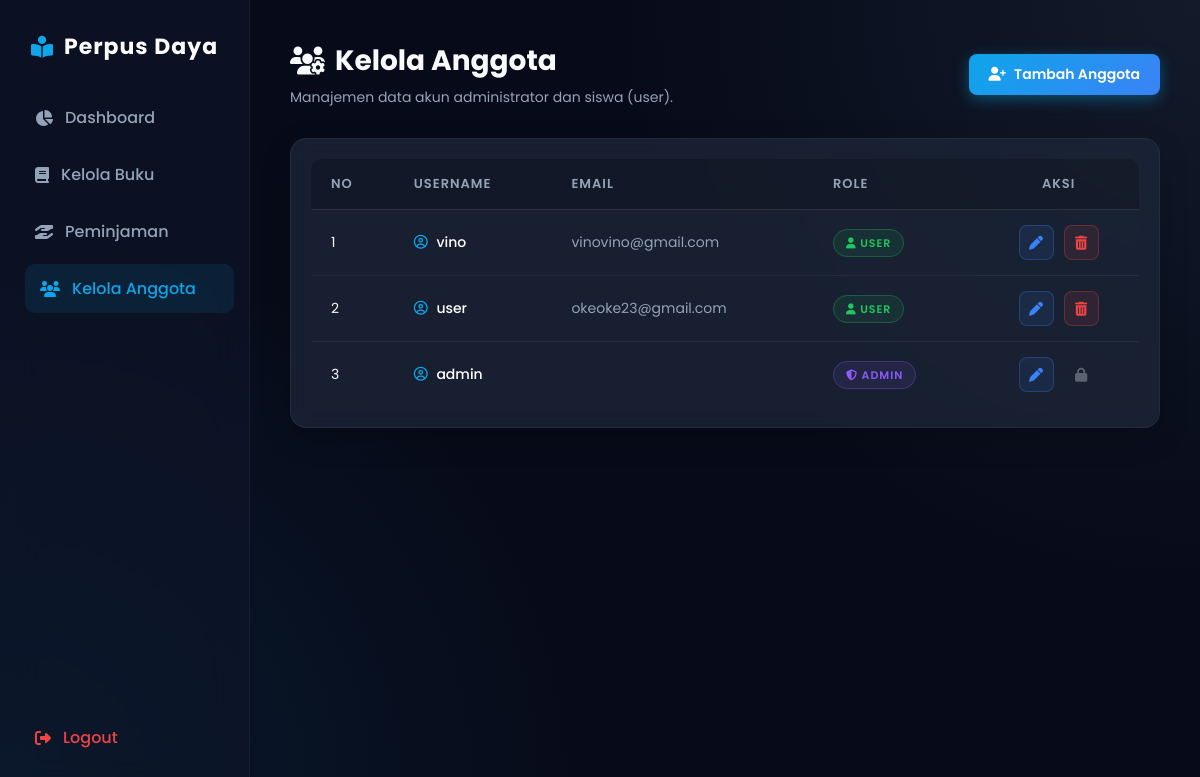
The page /admin/user.php (signed in) on the database its author committed.
### tables this page shows
CREATE TABLE `user` (
  `id` int(11) NOT NULL,
  `username` varchar(50) NOT NULL,
  `email` varchar(100) NOT NULL,
  `password` varchar(100) NOT NULL,
  `role` enum('admin','user') DEFAULT 'user'
);

### admin/user.php (the view, shortened to what this page needs)
<?php
include __DIR__."/../config/koneksi.php";
$data = mysqli_query($conn,"SELECT * FROM user ORDER BY id DESC");
?>
<!DOCTYPE html>
<html lang="id">
<head>
    <link rel="stylesheet" href="https://cdnjs.cloudflare.com/ajax/libs/font-awesome/6.4.0/css/all.min.css">
</head>
<body>
<div class="sidebar">
    <h2><i class="fa-solid fa-book-open-reader"></i> Perpus Daya</h2>
    <a href="dashboard.php"><i class="fa-solid fa-chart-pie"></i> Dashboard</a>
    <a href="buku.php"><i class="fa-solid fa-book"></i> Kelola Buku</a>
    <a href="peminjaman.php"><i class="fa-solid fa-hand-holding-hand"></i> Peminjaman</a>
    <a href="user.php" class="active"><i class="fa-solid fa-users"></i> Kelola Anggota</a>
    <a href="../logout.php" class="logout"><i class="fa-solid fa-right-from-bracket"></i> Logout</a>
</div>
<div class="main">
    <div class="header">
        <div class="header-title">
            <h2><i class="fa-solid fa-users-gear"></i> Kelola Anggota</h2>
            <p>Manajemen data akun administrator dan siswa (user).</p>
        </div>
        <a class="btn-add" href="tambah_user.php">
            <i class="fa-solid fa-user-plus"></i> Tambah Anggota
        </a>
    </div>
    <div class="table-container">
        <table>
            <thead>
                <tr>
                    <th>No</th>
                    <th>Username</th>
                    <th>Email</th>
                    <th>Role</th>
                    <th style="text-align: center;">Aksi</th>
                </tr>
            </thead>
            <tbody>
                <?php
                $no = 1;
                while($u = mysqli_fetch_assoc($data)){
                ?>
                <tr>
                    <td><?= $no++ ?></td>
                    <td style="font-weight: 500; color: white;">
                        <i class="fa-regular fa-circle-user" style="color: var(--primary); margin-right: 5px;"></i>
                        <?= htmlspecialchars($u['username']) ?>
                    </td>
                    <td style="color: var(--text-muted);"><?= htmlspecialchars($u['email']) ?></td>
                    <td>
                        <span class="role-badge <?= $u['role'] == 'admin' ? 'role-admin' : 'role-user' ?>">
                            <?= $u['role'] == 'admin' ? '<i class="fa-solid fa-shield-halved"></i> ADMIN' : '<i class="fa-solid fa-user"></i> USER' ?>
                        </span>
                    </td>
                    <td>
                        <div class="action-btns">
                            <a class="btn-action btn-edit" href="edit_user.php?id=<?= $u['id'] ?>" title="Edit">
                                <i class="fa-solid fa-pen"></i>
                            </a>
                            <?php if($u['id'] != $_SESSION['id']): ?>
                            <a class="btn-action btn-hapus" href="hapus_user.php?id=<?= $u['id'] ?>" title="Hapus" onclick="return confirm('Apakah Anda yakin ingin menghapus user ini secara permanen?')">
                                <i class="fa-solid fa-trash-can"></i>
                            </a>
                            <?php else: ?>
                            <div class="btn-action" style="opacity: 0.3; cursor: not-allowed;" title="Tidak dapat menghapus akun sendiri">
                                <i class="fa-solid fa-lock"></i>
                            </div>
                            <?php endif; ?>
                        </div>
                    </td>
                </tr>
                <?php } ?>
            </tbody>
        </table>
    </div>
</div>
</body>
</html>

### admin/user.php (style rules this page uses)
:root { --bg-dark: #070b19; --bg-panel: rgba(15, 23, 42, 0.6); --bg-card: rgba(30, 41, 59, 0.7); --primary: #0ea5e9; --primary-glow: rgba(14, 165, 233, 0.4); --text-main: #f8fafc; --text-muted: #94a3b8; --border-color: rgba(255, 255, 255, 0.05); --success: #22c55e; --danger: #ef4444; --warning: #f59e0b; --admin-badge: #8b5cf6; }
* { margin: 0; padding: 0; box-sizing: border-box; font-family: 'Poppins', sans-serif; }
body { display: flex; background: var(--bg-dark); background-image: radial-gradient(circle at top right, rgba(30, 41, 59, 0.5) 0%, transparent 40%), radial-gradient(circle at bottom left, rgba(14, 165, 233, 0.1) 0%, transparent 40%); color: var(--text-main); min-height: 100vh; overflow-x: hidden; }
.sidebar { width: 250px; height: 100vh; background: var(--bg-panel); backdrop-filter: blur(20px); -webkit-backdrop-filter: blur(20px); border-right: 1px solid var(--border-color); padding: 30px 20px; display: flex; flex-direction: column; position: sticky; top: 0; z-index: 100; }
.sidebar h2 { margin-bottom: 30px; font-size: 22px; font-weight: 700; color: white; text-align: center; letter-spacing: 1px; display: flex; align-items: center; justify-content: center; gap: 10px; }
.sidebar h2 i { color: var(--primary); }
.sidebar a { display: flex; align-items: center; gap: 12px; padding: 12px 15px; border-radius: 10px; color: var(--text-muted); text-decoration: none; margin-bottom: 8px; font-weight: 500; transition: all 0.3s ease; }
.sidebar a:hover, .sidebar a.active { background: rgba(14, 165, 233, 0.1); color: var(--primary); transform: translateX(5px); }
.logout { margin-top: auto !important; color: var(--danger) !important; }
.main { flex: 1; display: flex; flex-direction: column; padding: 40px; }
.header { display: flex; justify-content: space-between; align-items: center; margin-bottom: 30px; }
.header-title h2 { font-size: 28px; font-weight: 700; display: flex; align-items: center; gap: 10px; margin-bottom: 5px; }
.header-title p { color: var(--text-muted); font-size: 14px; }
.btn-add { background: linear-gradient(135deg, #0ea5e9, #3b82f6); color: white; padding: 10px 20px; border-radius: 8px; text-decoration: none; font-weight: 600; font-size: 14px; display: flex; align-items: center; gap: 8px; box-shadow: 0 4px 15px var(--primary-glow); transition: 0.3s; border: none; }
.table-container { background: var(--bg-card); backdrop-filter: blur(10px); border: 1px solid var(--border-color); border-radius: 16px; padding: 20px; overflow-x: auto; box-shadow: 0 10px 30px rgba(0, 0, 0, 0.2); }
table { width: 100%; border-collapse: collapse; text-align: left; }
thead { background: rgba(0, 0, 0, 0.2); }
th { padding: 15px 20px; font-size: 13px; font-weight: 600; color: var(--text-muted); text-transform: uppercase; letter-spacing: 1px; border-bottom: 1px solid rgba(255, 255, 255, 0.1); }
th:first-child { border-top-left-radius: 10px; }
th:last-child { border-top-right-radius: 10px; text-align: center; }
td { padding: 15px 20px; font-size: 14px; color: var(--text-light); border-bottom: 1px solid rgba(255, 255, 255, 0.05); transition: 0.3s; }
tbody tr:last-child td { border-bottom: none; }
.role-badge { padding: 5px 12px; border-radius: 20px; font-size: 11px; font-weight: 600; text-transform: uppercase; letter-spacing: 1px; }
.role-admin { background: rgba(139, 92, 246, 0.1); color: var(--admin-badge); border: 1px solid rgba(139, 92, 246, 0.3); }
.role-user { background: rgba(34, 197, 94, 0.1); color: var(--success); border: 1px solid rgba(34, 197, 94, 0.3); }
.action-btns { display: flex; gap: 10px; justify-content: center; }
.btn-action { width: 35px; height: 35px; border-radius: 8px; display: flex; justify-content: center; align-items: center; text-decoration: none; transition: 0.3s; border: 1px solid transparent; }
.btn-edit { background: rgba(59, 130, 246, 0.1); color: #3b82f6; border-color: rgba(59, 130, 246, 0.3); }
.btn-hapus { background: rgba(239, 68, 68, 0.1); color: var(--danger); border-color: rgba(239, 68, 68, 0.3); }

### rows shown on the page
user: username "vino", email "vinovino@gmail.com", role "user" (drawn)
user: username "user", email "okeoke23@gmail.com", role "user" (drawn)
user: username "admin", role "admin" (drawn)
